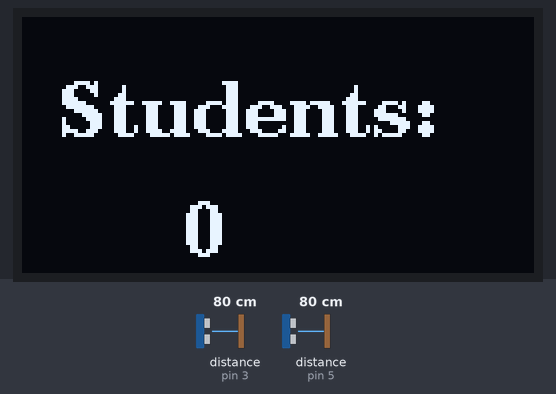
The sketch below on a simulated Arduino Uno, built with avr-gcc and run on an emulated ATmega328P. Shown: 128×64 one-colour display. Wiring (inferred from the names in the program): 2 × ultrasonic range finder: trigger pin 2, echo pin 3 / trigger pin 4, echo pin 5. The test bench sets the inputs (shaded band); at power-on: distance to the obstacle (sensors on pin 3, pin 5) 80 cm. The echo pulse lasts 58.3 µs per cm.

Above: at 1.2 s.
1.3 s: distance to the obstacle (sensor on pin 3) set to 2 cm
At 2.4 s:
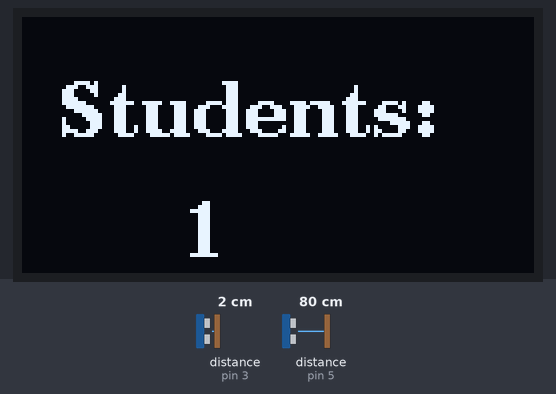
Timing chart, 0 to 4.3 s (numbered marks = the images above; inputs shaded):
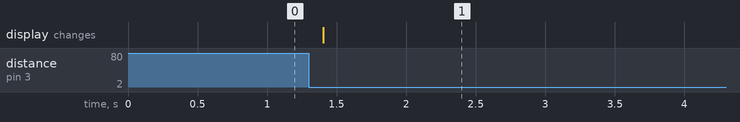

The sketch:

student_monitoring_system.ino
```cpp
#include <Wire.h>
#include <U8g2lib.h>

// === OLED SETUP ===
U8G2_SH1106_128X64_NONAME_F_HW_I2C u8g2(U8G2_R0, /* reset=*/ U8X8_PIN_NONE);

// === Ultrasonic Sensor Pins ===
#define TRIG_ENTRY 2
#define ECHO_ENTRY 3
#define TRIG_EXIT 4
#define ECHO_EXIT 5

int count = 0;
long duration;
int distance;
const int threshold = 10;  // Distance in cm to detect person
bool entryDetected = false;
bool exitDetected = false;

void setup() {
  pinMode(TRIG_ENTRY, OUTPUT);
  pinMode(ECHO_ENTRY, INPUT);
  pinMode(TRIG_EXIT, OUTPUT);
  pinMode(ECHO_EXIT, INPUT);

  u8g2.begin();
  u8g2.setFont(u8g2_font_ncenB14_tr);

  displayCount();
}

// === Function to measure distance ===
int getDistance(int trigPin, int echoPin) {
  digitalWrite(trigPin, LOW);
  delayMicroseconds(2);
  digitalWrite(trigPin, HIGH);
  delayMicroseconds(10);
  digitalWrite(trigPin, LOW);

  long duration = pulseIn(echoPin, HIGH);
  int distance = duration * 0.034 / 2;  // Convert to cm
  return distance;
}

// === Function to display on OLED ===
void displayCount() {
  u8g2.clearBuffer();
  u8g2.setCursor(10, 30);
  u8g2.print("Students:");
  u8g2.setCursor(40, 60);
  u8g2.print(count);
  u8g2.sendBuffer();
}

void loop() {
  int entryDist = getDistance(TRIG_ENTRY, ECHO_ENTRY);
  int exitDist = getDistance(TRIG_EXIT, ECHO_EXIT);

  // === Entry Detection ===
  if (entryDist < threshold && !entryDetected) {
    count++;
    entryDetected = true;
    displayCount();
  }
  if (entryDist > threshold && entryDetected) {
    entryDetected = false;
  }

  // === Exit Detection ===
  if (exitDist < threshold && !exitDetected) {
    if (count > 0) count--;
    exitDetected = true;
    displayCount();
  }
  if (exitDist > threshold && exitDetected) {
    exitDetected = false;
  }

  delay(200); // Small delay for stability
}
```

Measured:
- after the input at 1.3 s, the display: changes after 0.10 s (image 1)
